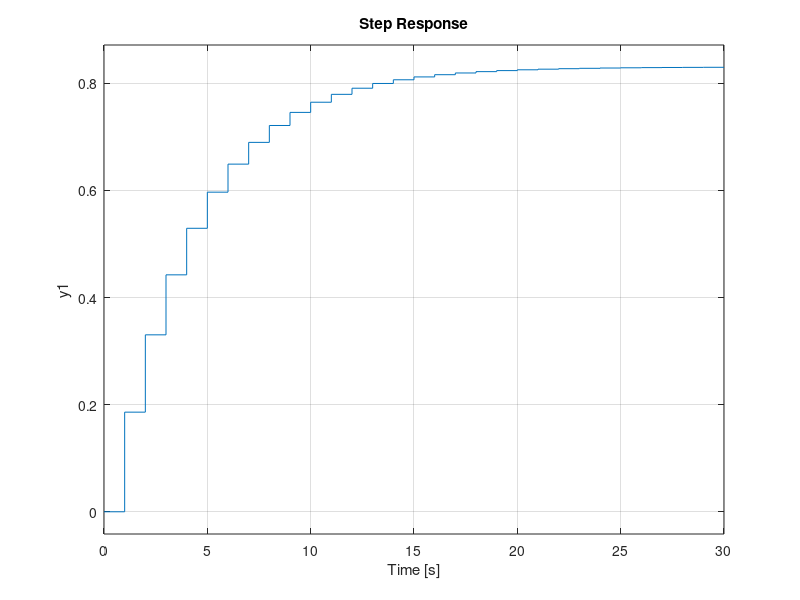

This chart was generated by the following MATLAB code:
clear all;
close all;
clc;
%gain
num = [0 0.186];
den = [1 -0.776];
% ls cfct
hz_inv = tf(num,den,-1);
disp('fct dr trsndfere h(z^-1) est :');
step(hz_inv)
grid on